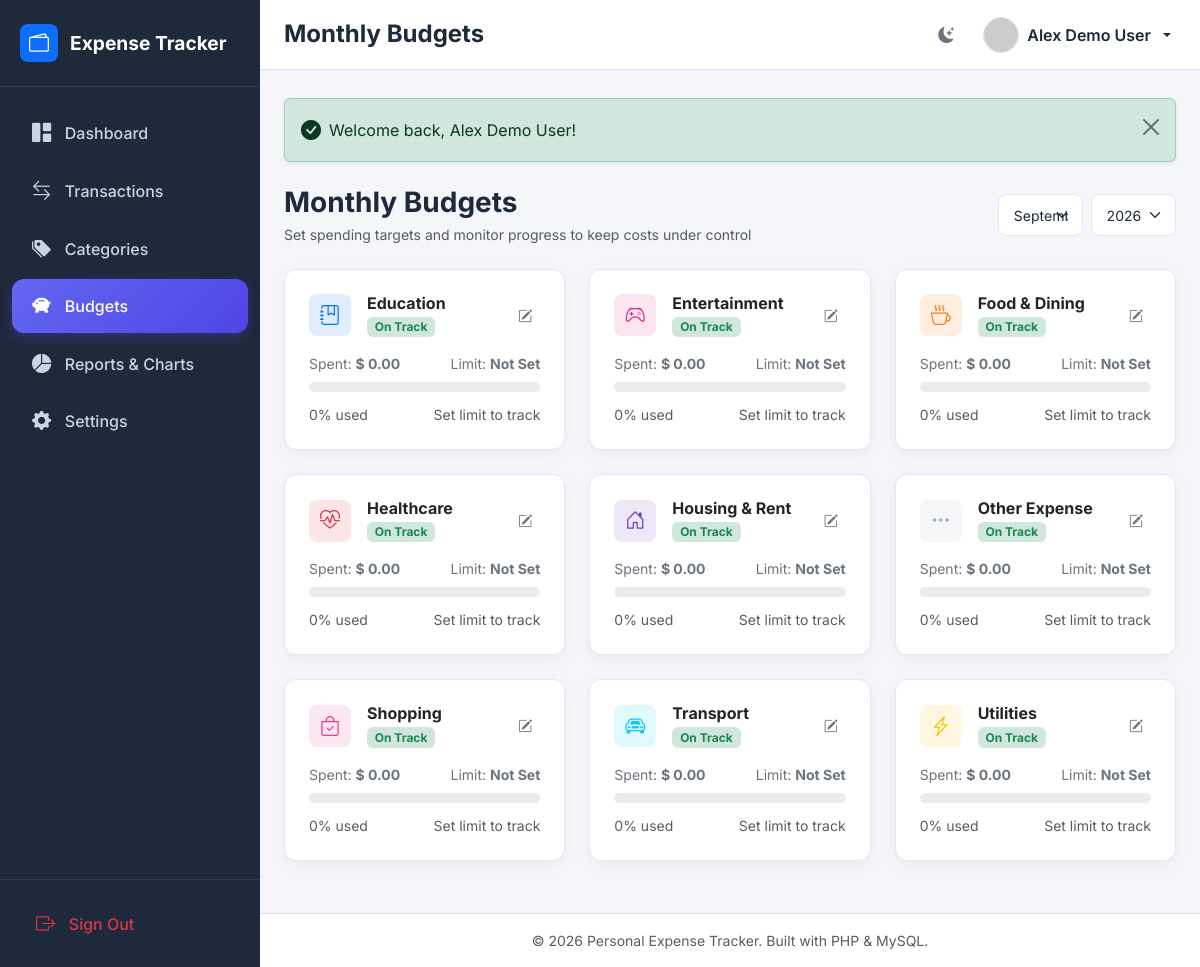
Page /pages/budgets.php (signed in) on the committed database.
### tables this page shows
CREATE TABLE IF NOT EXISTS `users` (
  `id` INT AUTO_INCREMENT PRIMARY KEY,
  `name` VARCHAR(100) NOT NULL,
  `email` VARCHAR(150) NOT NULL UNIQUE,
  `password` VARCHAR(255) NOT NULL,
  `profile_picture` VARCHAR(255) DEFAULT 'default-avatar.png',
  `currency_preference` VARCHAR(10) DEFAULT '$',
  `created_at` DATETIME DEFAULT CURRENT_TIMESTAMP
);

CREATE TABLE IF NOT EXISTS `categories` (
  `id` INT AUTO_INCREMENT PRIMARY KEY,
  `user_id` INT DEFAULT NULL,  
  `name` VARCHAR(50) NOT NULL,
  `type` ENUM('income', 'expense') NOT NULL,
  `color` VARCHAR(20) DEFAULT '#6c757d',
  `icon` VARCHAR(50) DEFAULT 'bi-tag',
  `is_default` TINYINT(1) DEFAULT 0,
  FOREIGN KEY (`user_id`) REFERENCES `users`(`id`) ON DELETE CASCADE
);

### includes/auth_check.php (called while the page is built, shortened)
<?php
require_once __DIR__ . '/functions.php';
$current_user = get_current_user_data($_SESSION['user_id']);
$currency = $current_user['currency_preference'] ?? '$';

### pages/budgets.php (the view, shortened to what this page needs)
<?php
$page_title = 'Monthly Budgets';
require_once __DIR__ . '/../includes/header.php';
$user_id = $_SESSION['user_id'];
$pdo = getDBConnection();
$selected_month = (int)($_GET['month'] ?? date('n'));
$selected_year = (int)($_GET['year'] ?? date('Y'));
$stmt = $pdo->prepare("
    SELECT c.id as category_id, c.name as category_name, c.color, c.icon,
           COALESCE(b.monthly_limit, 0) as monthly_limit,
           COALESCE(SUM(t.amount), 0) as spent
    FROM categories c
    LEFT JOIN budgets b ON b.category_id = c.id AND b.user_id = ? AND b.month = ? AND b.year = ?
    LEFT JOIN transactions t ON t.category_id = c.id
         AND t.user_id = ?
         AND t.type = 'expense'
         AND MONTH(t.transaction_date) = ?
         AND YEAR(t.transaction_date) = ?
    WHERE (c.user_id = ? OR c.user_id IS NULL) AND c.type = 'expense'
    GROUP BY c.id, c.name, c.color, c.icon, b.monthly_limit
    ORDER BY b.monthly_limit DESC, c.name ASC
");
$stmt->execute([$user_id, $selected_month, $selected_year, $user_id, $selected_month, $selected_year, $user_id]);
$budget_rows = $stmt->fetchAll();
$month_names = [
    1=>'January', 2=>'February', 3=>'March', 4=>'April', 5=>'May', 6=>'June',
    7=>'July', 8=>'August', 9=>'September', 10=>'October', 11=>'November', 12=>'December'
];
?>
<div class="d-flex flex-column flex-md-row justify-content-between align-items-md-center mb-4 gap-3">
  <div>
    <h3 class="fw-bold mb-1">Monthly Budgets</h3>
    <p class="text-muted small mb-0">Set spending targets and monitor progress to keep costs under control</p>
  </div>
  <form method="GET" action="" class="d-flex gap-2">
    <select name="month" class="form-select form-select-sm" onchange="this.form.submit()">
      <?php foreach ($month_names as $num => $name): ?>
        <option value="<?php echo $num; ?>" <?php echo ($num === $selected_month) ? 'selected' : ''; ?>><?php echo $name; ?></option>
      <?php endforeach; ?>
    </select>
    <select name="year" class="form-select form-select-sm" onchange="this.form.submit()">
      <?php for ($y = date('Y'); $y >= date('Y') - 3; $y--): ?>
        <option value="<?php echo $y; ?>" <?php echo ($y === $selected_year) ? 'selected' : ''; ?>><?php echo $y; ?></option>
      <?php endfor; ?>
    </select>
  </form>
</div>
<div class="row g-4 mb-4">
  <?php foreach ($budget_rows as $row): ?>
    <?php
      $limit = (float)$row['monthly_limit'];
      $spent = (float)$row['spent'];
      $real_pct = ($limit > 0) ? ($spent / $limit) * 100 : 0;
      $badge_class = 'bg-success-subtle text-success';
      $badge_text = 'On Track';
    ?>
    <div class="col-12 col-md-6 col-xl-4">
      <div class="card card-custom p-4 h-100 position-relative">
        <div class="d-flex align-items-center justify-content-between mb-3">
          <div class="d-flex align-items-center gap-3">
            <div class="rounded-3 p-2 d-flex align-items-center justify-content-center" style="width: 42px; height: 42px; background-color: <?php echo e($row['color']); ?>20; color: <?php echo e($row['color']); ?>;">
              <i class="bi <?php echo e($row['icon']); ?> fs-5"></i>
            </div>
            <div>
              <h6 class="fw-bold mb-0"><?php echo e($row['category_name']); ?></h6>
              <span class="badge <?php echo $badge_class; ?> small"><?php echo $badge_text; ?></span>
            </div>
          </div>
          <button type="button" class="btn btn-sm btn-outline-secondary border-0" onclick='openSetBudgetModal(<?php echo $row["category_id"]; ?>, "<?php echo e(addslashes($row["category_name"])); ?>", <?php echo $limit; ?>)'>
            <i class="bi bi-pencil-square"></i>
          </button>
        </div>
        <div class="d-flex justify-content-between align-items-baseline mb-2">
          <span class="text-secondary small">Spent: <strong><?php echo format_currency($spent, $currency); ?></strong></span>
          <span class="text-secondary small">Limit: <strong><?php echo ($limit > 0) ? format_currency($limit, $currency) : 'Not Set'; ?></strong></span>
        </div>
        <div class="progress mb-2" style="height: 10px;">
        </div>
        <div class="d-flex justify-content-between align-items-center text-muted small mt-1">
          <span><?php echo round($real_pct, 1); ?>% used</span>
          <span>
            <?php if ($limit > 0): ?>
              <?php echo ($limit - $spent >= 0) ? format_currency($limit - $spent, $currency) . ' remaining' : format_currency(abs($limit - $spent), $currency) . ' over'; ?>
            <?php else: ?>
              Set limit to track
            <?php endif; ?>
          </span>
        </div>
      </div>
    </div>
  <?php endforeach; ?>
</div>
<?php require_once __DIR__ . '/../includes/footer.php'; ?>

### includes/header.php (shortened to what this page needs)
<?php
require_once __DIR__ . '/auth_check.php';
$current_page = basename($_SERVER['PHP_SELF'], '.php');
?>
<!DOCTYPE html>
<html lang="en" data-bs-theme="light">
<head>
  <link href="https://cdn.jsdelivr.net/npm/bootstrap@5.3.2/dist/css/bootstrap.min.css" rel="stylesheet">
  <link href="https://cdn.jsdelivr.net/npm/bootstrap-icons@1.11.1/font/bootstrap-icons.css" rel="stylesheet">
  <link rel="stylesheet" href="<?php echo BASE_URL; ?>assets/css/style.css">
</head>
<body>
<div id="wrapper">
  <nav id="sidebar">
    <div class="sidebar-header">
      <a href="<?php echo BASE_URL; ?>pages/dashboard.php" class="brand-title">
        <div class="bg-primary text-white rounded-3 p-2 d-inline-flex align-items-center justify-content-center" style="width: 38px; height: 38px;">
          <i class="bi bi-wallet2 fs-5"></i>
        </div>
        <span>Expense Tracker</span>
      </a>
    </div>
    <div class="sidebar-nav py-3 flex-grow-1">
      <a href="<?php echo BASE_URL; ?>pages/dashboard.php" class="nav-link <?php echo ($current_page === 'dashboard') ? 'active' : ''; ?>">
        <i class="bi bi-grid-1x2-fill"></i>
        <span>Dashboard</span>
      </a>
      <a href="<?php echo BASE_URL; ?>pages/expenses.php" class="nav-link <?php echo ($current_page === 'expenses') ? 'active' : ''; ?>">
        <i class="bi bi-arrow-left-right"></i>
        <span>Transactions</span>
      </a>
      <a href="<?php echo BASE_URL; ?>pages/categories.php" class="nav-link <?php echo ($current_page === 'categories') ? 'active' : ''; ?>">
        <i class="bi bi-tags-fill"></i>
        <span>Categories</span>
      </a>
      <a href="<?php echo BASE_URL; ?>pages/budgets.php" class="nav-link <?php echo ($current_page === 'budgets') ? 'active' : ''; ?>">
        <i class="bi bi-piggy-bank-fill"></i>
        <span>Budgets</span>
      </a>
      <a href="<?php echo BASE_URL; ?>pages/reports.php" class="nav-link <?php echo ($current_page === 'reports') ? 'active' : ''; ?>">
        <i class="bi bi-pie-chart-fill"></i>
        <span>Reports & Charts</span>
      </a>
      <a href="<?php echo BASE_URL; ?>pages/settings.php" class="nav-link <?php echo ($current_page === 'settings') ? 'active' : ''; ?>">
        <i class="bi bi-gear-fill"></i>
        <span>Settings</span>
      </a>
    </div>
    <div class="p-3 border-top border-secondary border-opacity-25">
      <a href="<?php echo BASE_URL; ?>auth/logout.php" class="nav-link text-danger m-0">
        <i class="bi bi-box-arrow-right"></i>
        <span>Sign Out</span>
      </a>
    </div>
  </nav>
  <div id="content-wrapper">
    <header class="topbar">
      <div class="d-flex align-items-center gap-3">
        <h4 class="m-0 fw-bold"><?php echo isset($page_title) ? e($page_title) : 'Dashboard'; ?></h4>
      </div>
      <div class="d-flex align-items-center gap-3">
        <button type="button" id="theme-toggle-btn" class="btn btn-outline-secondary btn-icon rounded-circle p-2 border-0" title="Toggle Light/Dark Theme">
          <i id="theme-toggle-icon" class="bi bi-moon-stars-fill fs-5"></i>
        </button>
        <div class="dropdown">
          <button class="btn btn-link text-decoration-none dropdown-toggle d-flex align-items-center gap-2 p-1 text-reset" type="button" data-bs-toggle="dropdown" aria-expanded="false">
            <?php
              $avatar = !empty($current_user['profile_picture']) && file_exists(AVATAR_UPLOAD_DIR . $current_user['profile_picture'])
                ? BASE_URL . 'uploads/avatars/' . e($current_user['profile_picture'])
                : 'https://ui-avatars.com/api/?name=' . urlencode($current_user['name']) . '&background=4f46e5&color=fff';
            ?>
            <img src="<?php echo $avatar; ?>" alt="User Avatar" class="rounded-circle border" width="36" height="36">
            <span class="d-none d-md-inline fw-semibold"><?php echo e($current_user['name']); ?></span>
          </button>
        </div>
      </div>
    </header>
    <main class="main-content">

### assets/css/style.css (style rules this page uses)
:root { --bg-primary: #f4f6f9; --bg-surface: #ffffff; --bg-sidebar: #1e293b; --text-sidebar: #cbd5e1; --text-sidebar-active: #ffffff; --text-primary: #1e293b; --text-secondary: #64748b; --border-color: #e2e8f0; --primary-color: #4f46e5; --primary-hover: #4338ca; --card-shadow: 0 4px 20px -2px rgba(0, 0, 0, 0.05), 0 2px 6px -1px rgba(0, 0, 0, 0.02); --sidebar-width: 260px; --topbar-height: 70px; --radius: 12px; }
body { font-family: 'Inter', system-ui, -apple-system, sans-serif; background-color: var(--bg-primary); color: var(--text-primary); min-height: 100vh; margin: 0; overflow-x: hidden; transition: background-color 0.3s ease, color 0.3s ease; }
#wrapper { display: flex; width: 100%; align-items: stretch; }
#sidebar { min-width: var(--sidebar-width); max-width: var(--sidebar-width); background-color: var(--bg-sidebar); color: var(--text-sidebar); transition: all 0.3s ease; z-index: 1000; display: flex; flex-direction: column; }
#sidebar .sidebar-header { padding: 1.5rem 1.25rem; border-bottom: 1px solid rgba(255, 255, 255, 0.08); }
#sidebar .brand-title { font-weight: 700; font-size: 1.2rem; color: #ffffff; display: flex; align-items: center; gap: 0.75rem; text-decoration: none; }
#sidebar .nav-link { color: var(--text-sidebar); padding: 0.8rem 1.25rem; margin: 0.2rem 0.75rem; border-radius: var(--radius); font-weight: 500; display: flex; align-items: center; gap: 0.85rem; transition: all 0.2s ease; }
#sidebar .nav-link.active { color: #ffffff; background: linear-gradient(135deg, #6366f1 0%, #4f46e5 100%); box-shadow: 0 4px 12px rgba(79, 70, 229, 0.35); }
#sidebar .nav-link i { font-size: 1.2rem; }
#content-wrapper { flex-grow: 1; display: flex; flex-direction: column; min-width: 0; }
.topbar { height: var(--topbar-height); background-color: var(--bg-surface); border-bottom: 1px solid var(--border-color); padding: 0 1.5rem; display: flex; align-items: center; justify-content: space-between; box-shadow: 0 1px 3px rgba(0, 0, 0, 0.02); }
.main-content { padding: 1.75rem 1.5rem; flex-grow: 1; }
.card-custom { background-color: var(--bg-surface); border: 1px solid var(--border-color); border-radius: var(--radius); box-shadow: var(--card-shadow); transition: transform 0.2s ease, box-shadow 0.2s ease; }
.form-control, .form-select { border-radius: 8px; border-color: var(--border-color); padding: 0.6rem 0.9rem; background-color: var(--bg-surface); color: var(--text-primary); }

### rows in the picture
users: name "Alex Demo User"
categories: name "Education", badge_text "On Track", currency "$ 0.00", real_pct "0"
categories: name "Entertainment", badge_text "On Track", currency "$ 0.00", real_pct "0"
categories: name "Food & Dining", badge_text "On Track", currency "$ 0.00", real_pct "0"
categories: name "Healthcare", badge_text "On Track", currency "$ 0.00", real_pct "0"
categories: name "Housing & Rent", badge_text "On Track", currency "$ 0.00", real_pct "0"
categories: name "Other Expense", badge_text "On Track", currency "$ 0.00", real_pct "0"
categories: name "Shopping", badge_text "On Track", currency "$ 0.00", real_pct "0"
categories: name "Transport", badge_text "On Track", currency "$ 0.00", real_pct "0"
categories: name "Utilities", badge_text "On Track", currency "$ 0.00", real_pct "0"

### other values in the picture
$page_title "Monthly Budgets"
$flash['message'] "Welcome back, Alex Demo User!"
APP_NAME "Personal Expense Tracker"
form field month "September"
form field year "2026"
